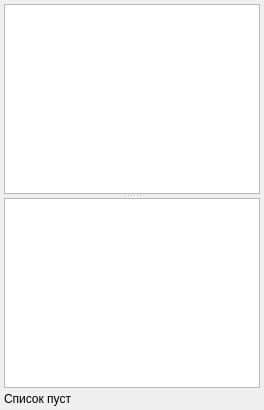
                  <widget class="QWidget" name="tabActionsDiagnostic">
                   <attribute name="title">
                    <string>Диагностика</string>
                   </attribute>
                   <layout class="QGridLayout" name="gridLayout_9">
                    <property name="margin">
                     <number>4</number>
                    </property>
                    <property name="spacing">
                     <number>4</number>
                    </property>
                    <item row="0" column="0">
                     <widget class="QSplitter" name="splitter_4">
                      <property name="orientation">
                       <enum>Qt::Vertical</enum>
                      </property>
                      <property name="childrenCollapsible">
                       <bool>false</bool>
                      </property>
                      <widget class="CRegistryActionsHBTableView" name="tblActionsDiagnostic">
                       <property name="editTriggers">
                        <set>QAbstractItemView::AllEditTriggers</set>
                       </property>
                      </widget>
                      <widget class="CActionPropertiesTableView" name="tblActionsDiagnosticProperties"/>
                     </widget>
                    </item>
                    <item row="1" column="0">
                     <widget class="QLabel" name="lblActionsDiagnosticCount">
                      <property name="text">
                       <string>Список пуст</string>
                      </property>
                     </widget>
                    </item>
                   </layout>
                  </widget>
